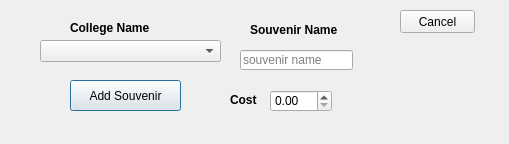
<?xml version="1.0" encoding="UTF-8"?>
<ui version="4.0">
 <class>addSouvenir</class>
 <widget class="QDialog" name="addSouvenir">
  <property name="geometry">
   <rect>
    <x>0</x>
    <y>0</y>
    <width>509</width>
    <height>144</height>
   </rect>
  </property>
  <property name="windowTitle">
   <string>Dialog</string>
  </property>
  <widget class="QLineEdit" name="souEdit">
   <property name="geometry">
    <rect>
     <x>240</x>
     <y>50</y>
     <width>113</width>
     <height>20</height>
    </rect>
   </property>
   <property name="maxLength">
    <number>30</number>
   </property>
   <property name="placeholderText">
    <string>souvenir name</string>
   </property>
  </widget>
  <widget class="QLabel" name="label">
   <property name="geometry">
    <rect>
     <x>70</x>
     <y>20</y>
     <width>131</width>
     <height>16</height>
    </rect>
   </property>
   <property name="font">
    <font>
     <weight>75</weight>
     <bold>true</bold>
    </font>
   </property>
   <property name="text">
    <string>College Name</string>
   </property>
  </widget>
  <widget class="QLabel" name="label_2">
   <property name="geometry">
    <rect>
     <x>250</x>
     <y>20</y>
     <width>111</width>
     <height>20</height>
    </rect>
   </property>
   <property name="font">
    <font>
     <weight>75</weight>
     <bold>true</bold>
    </font>
   </property>
   <property name="text">
    <string>Souvenir Name</string>
   </property>
  </widget>
  <widget class="QLabel" name="label_3">
   <property name="geometry">
    <rect>
     <x>230</x>
     <y>90</y>
     <width>31</width>
     <height>20</height>
    </rect>
   </property>
   <property name="font">
    <font>
     <weight>75</weight>
     <bold>true</bold>
    </font>
   </property>
   <property name="text">
    <string>Cost</string>
   </property>
  </widget>
  <widget class="QPushButton" name="pushButton">
   <property name="geometry">
    <rect>
     <x>70</x>
     <y>80</y>
     <width>111</width>
     <height>31</height>
    </rect>
   </property>
   <property name="text">
    <string>Add Souvenir</string>
   </property>
  </widget>
  <widget class="QPushButton" name="pushButton_2">
   <property name="geometry">
    <rect>
     <x>400</x>
     <y>10</y>
     <width>75</width>
     <height>23</height>
    </rect>
   </property>
   <property name="text">
    <string>Cancel</string>
   </property>
  </widget>
  <widget class="QDoubleSpinBox" name="costBox">
   <property name="geometry">
    <rect>
     <x>270</x>
     <y>90</y>
     <width>62</width>
     <height>22</height>
    </rect>
   </property>
  </widget>
  <widget class="QComboBox" name="comboBox">
   <property name="geometry">
    <rect>
     <x>40</x>
     <y>40</y>
     <width>181</width>
     <height>22</height>
    </rect>
   </property>
  </widget>
 </widget>
 <resources/>
 <connections/>
</ui>
